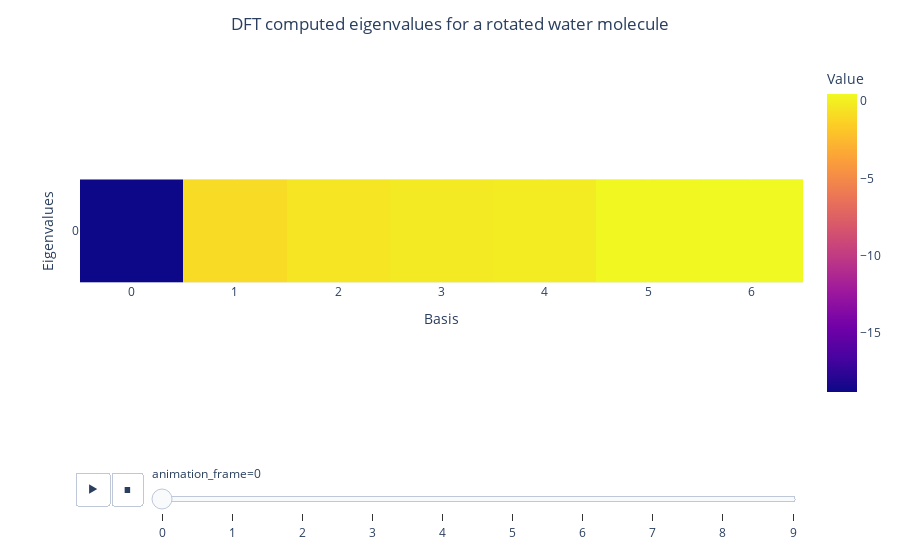

This figure's notebook cell:
### Code cell
fig = px.imshow(
    eigenvalues[:,0,...], animation_frame=0, labels=dict(x="Basis", y="Eigenvalues", color="Value"),
)
fig.update_layout(title_text='DFT computed eigenvalues for a rotated water molecule', title_x=0.5)
fig.update_yaxes(tickmode='array', tickvals=np.arange(11))
fig.update_xaxes(tickmode='array', tickvals=np.arange(11))
fig.show()

### Figure 1 — Plotly figure (JSON) as saved in the notebook; plotly's stock layout.template omitted (floating-point values rounded to 4 significant figures)
{"data": [{"coloraxis": "coloraxis", "hovertemplate": "Basis: %{x}<br>Eigenvalues: %{y}<br>Value: %{z}<extra></extra>", "name": "0", "type": "heatmap", "xaxis": "x", "yaxis": "y", "z": [[-18.84, -0.9309, -0.4384, -0.2326, -0.144, 0.3462, 0.4589]]}], "layout": {"coloraxis": {"colorbar": {"title": {"text": "Value"}}, "colorscale": [[0, "#0d0887"], [0.1111, "#46039f"], [0.2222, "#7201a8"], [0.3333, "#9c179e"], [0.4444, "#bd3786"], [0.5556, "#d8576b"], [0.6667, "#ed7953"], [0.7778, "#fb9f3a"], [0.8889, "#fdca26"], [1, "#f0f921"]]}, "margin": {"t": 60}, "sliders": [{"active": 0, "currentvalue": {"prefix": "animation_frame="}, "len": 0.9, "pad": {"b": 10, "t": 60}, "steps": [{"args": [["0"], {"frame": {"duration": 0, "redraw": true}, "fromcurrent": true, "mode": "immediate", "transition": {"duration": 0, "easing": "linear"}}], "label": "0", "method": "animate"}, {"args": [["1"], {"frame": {"duration": 0, "redraw": true}, "fromcurrent": true, "mode": "immediate", "transition": {"duration": 0, "easing": "linear"}}], "label": "1", "method": "animate"}, {"args": [["2"], {"frame": {"duration": 0, "redraw": true}, "fromcurrent": true, "mode": "immediate", "transition": {"duration": 0, "easing": "linear"}}], "label": "2", "method": "animate"}, {"args": [["3"], {"frame": {"duration": 0, "redraw": true}, "fromcurrent": true, "mode": "immediate", "transition": {"duration": 0, "easing": "linear"}}], "label": "3", "method": "animate"}, {"args": [["4"], {"frame": {"duration": 0, "redraw": true}, "fromcurrent": true, "mode": "immediate", "transition": {"duration": 0, "easing": "linear"}}], "label": "4", "method": "animate"}, {"args": [["5"], {"frame": {"duration": 0, "redraw": true}, "fromcurrent": true, "mode": "immediate", "transition": {"duration": 0, "easing": "linear"}}], "label": "5", "method": "animate"}, {"args": [["6"], {"frame": {"duration": 0, "redraw": true}, "fromcurrent": true, "mode": "immediate", "transition": {"duration": 0, "easing": "linear"}}], "label": "6", "method": "animate"}, {"args": [["7"], {"frame": {"duration": 0, "redraw": true}, "fromcurrent": true, "mode": "immediate", "transition": {"duration": 0, "easing": "linear"}}], "label": "7", "method": "animate"}, {"args": [["8"], {"frame": {"duration": 0, "redraw": true}, "fromcurrent": true, "mode": "immediate", "transition": {"duration": 0, "easing": "linear"}}], "label": "8", "method": "animate"}, {"args": [["9"], {"frame": {"duration": 0, "redraw": true}, "fromcurrent": true, "mode": "immediate", "transition": {"duration": 0, "easing": "linear"}}], "label": "9", "method": "animate"}], "x": 0.1, "xanchor": "left", "y": 0, "yanchor": "top"}], "title": {"text": "DFT computed eigenvalues for a rotated water molecule", "x": 0.5}, "updatemenus": [{"buttons": [{"args": [null, {"frame": {"duration": 500, "redraw": true}, "fromcurrent": true, "mode": "immediate", "transition": {"duration": 500, "easing": "linear"}}], "label": "&#9654;", "method": "animate"}, {"args": [[null], {"frame": {"duration": 0, "redraw": true}, "fromcurrent": true, "mode": "immediate", "transition": {"duration": 0, "easing": "linear"}}], "label": "&#9724;", "method": "animate"}], "direction": "left", "pad": {"r": 10, "t": 70}, "showactive": false, "type": "buttons", "x": 0.1, "xanchor": "right", "y": 0, "yanchor": "top"}], "xaxis": {"anchor": "y", "constrain": "domain", "domain": [0, 1], "scaleanchor": "y", "tickmode": "array", "tickvals": [0, 1, 2, 3, 4, 5, 6, 7, 8, 9, 10], "title": {"text": "Basis"}}, "yaxis": {"anchor": "x", "autorange": "reversed", "constrain": "domain", "domain": [0, 1], "tickmode": "array", "tickvals": [0, 1, 2, 3, 4, 5, 6, 7, 8, 9, 10], "title": {"text": "Eigenvalues"}}}}
